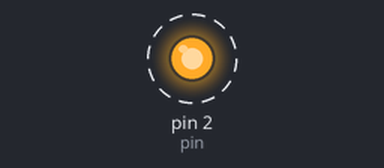
Recording of a sketch running on a simulated Arduino Uno, built with avr-gcc and run on an emulated ATmega328P. On the bench: output pins drawn as LEDs (lit = HIGH). Dashed ring = blinking.

Above: at 0.05 s.
Timing chart, 0 to 3.0 s (numbered marks = the images above):
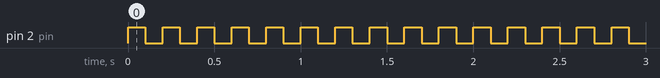

Measured:
- by itself, pin 2 (pin): alternates HIGH for 0.10 s and LOW for 0.10 s

The sketch:

BT_Movil_controla_LED13_por_voz.ino
```cpp
/*********
  Rui Santos
  Complete project details at http://randomnerdtutorials.com
*********/

int pin = 2;

void setup() {
  // initialize GPIO 2 as an output.
  pinMode(pin, OUTPUT);
}

// the loop function runs over and over again forever
void loop() {
  digitalWrite(pin, HIGH);   // turn the LED on (HIGH is the voltage level)
  delay(100);               // wait for a second
  digitalWrite(pin, LOW);    // turn the LED off by making the voltage LOW
  delay(100);               // wait for a second
}
```
